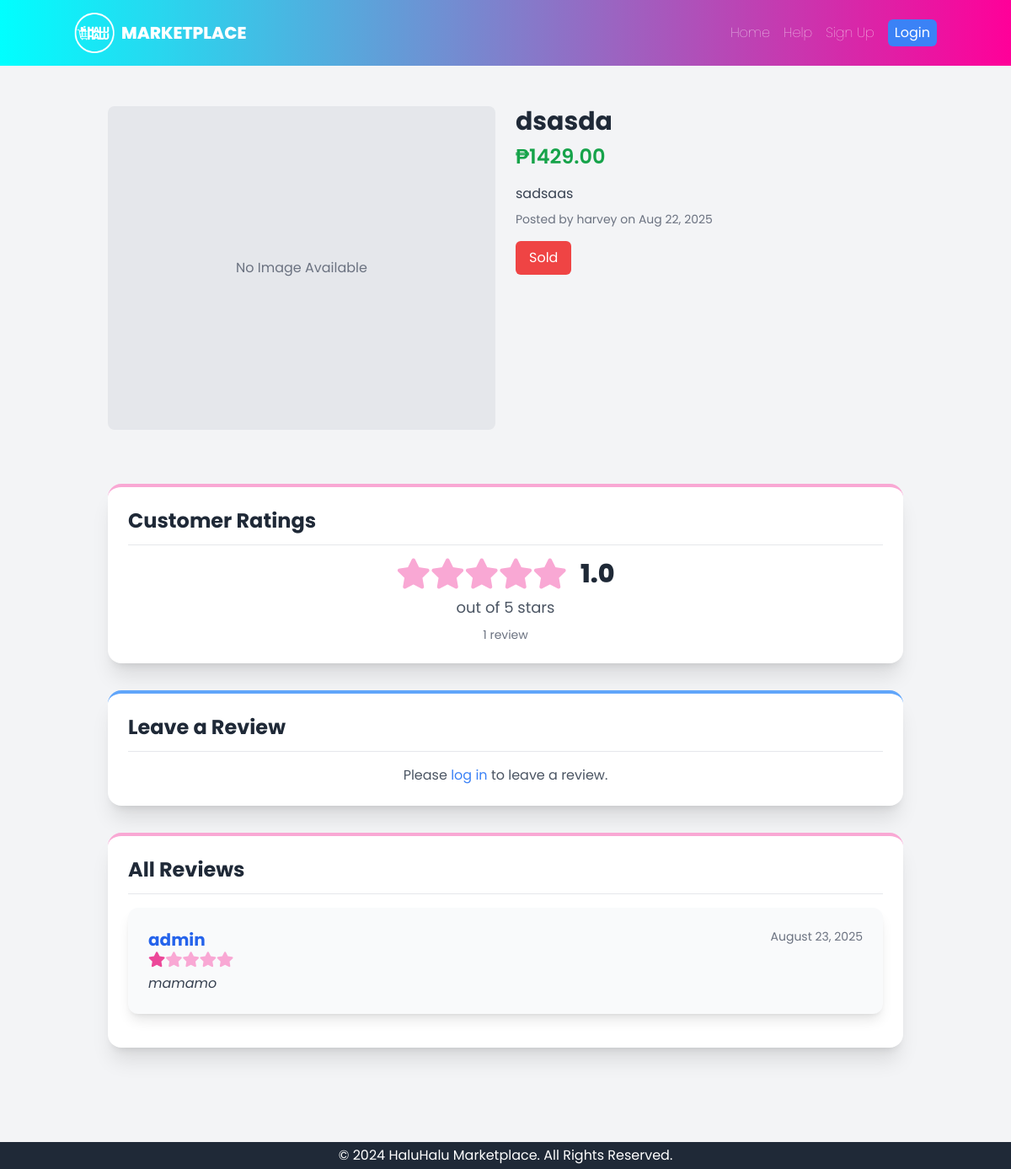
Page /products/7/ on the committed database.
### core/models.py (models this page shows, shortened)
class Product(models.Model):
    title = models.CharField(max_length=255)
    description = models.TextField()
    price = models.DecimalField(max_digits=10, decimal_places=2)
    image = models.ImageField(upload_to='product_images/', blank=True, null=True)
    is_sold = models.BooleanField(default=False)
    seller = models.ForeignKey(settings.AUTH_USER_MODEL, on_delete=models.CASCADE, related_name='products')
    posted_at = models.DateTimeField(auto_now_add=True)
    is_public = models.BooleanField(default=True)
    class Meta:
        ordering = ['-posted_at']
    def average_rating(self):
        return self.reviews.aggregate(models.Avg('rating'))['rating__avg']
    def review_count(self):
        return self.reviews.count()

class CustomUser(AbstractUser):
    profile_pic = models.ImageField(upload_to='profile_pics', null=True, blank=True)

class Review(models.Model):
    product = models.ForeignKey(Product, on_delete=models.CASCADE, related_name='reviews')
    author = models.ForeignKey(settings.AUTH_USER_MODEL, on_delete=models.CASCADE, related_name='reviews')
    rating = models.IntegerField(
        validators=[
            MinValueValidator(1),
            MaxValueValidator(5)
        ]
    )
    comment = models.TextField(blank=True, null=True)
    created_at = models.DateTimeField(auto_now_add=True)

### core/views.py (the view)
# urls.py: path('products/<int:pk>/', ProductDetailView.as_view(), name='product_detail'),
class ProductDetailView(DetailView):
    model = Product
    template_name = 'core/product_detail.html'
    context_object_name = 'product'
    def get_context_data(self, **kwargs):
        context = super().get_context_data(**kwargs)
        product = self.get_object()
        context['reviews'] = product.reviews.all().order_by('-created_at')
        context['average_rating'] = product.average_rating()
        context['review_count'] = product.review_count()
        if self.request.user.is_authenticated:
            context['has_reviewed'] = product.reviews.filter(author=self.request.user).exists()
        else:
            context['has_reviewed'] = False
        return context

### core/templates/core/product_detail.html (shortened to what this page needs)
{% extends 'base.html' %}
{% load static %}
{% block content %}
<div class="container mx-auto p-4">
    <div class="grid grid-cols-1 md:grid-cols-2 gap-6">
        <div>
            {% if product.image %}
                <img src="{{ product.image.url }}" alt="{{ product.title }}" class="rounded-lg shadow-md w-full">
            {% else %}
                <div class="w-full h-96 flex items-center justify-center bg-gray-200 text-gray-500 rounded-lg">
                    No Image Available
                </div>
            {% endif %}
        </div>
        <div>
            <h2 class="text-3xl font-bold text-gray-800">{{ product.title }}</h2>
            <p class="text-2xl font-semibold text-green-600 mt-2">₱{{ product.price }}</p>
            <p class="mt-4 text-gray-700">{{ product.description }}</p>
            <p class="mt-2 text-sm text-gray-500">
                Posted by {{ product.seller.username }} on {{ product.posted_at|date:"M d, Y" }}
            </p>
            {% if product.is_sold %}
                <div class="mt-4 px-4 py-2 bg-red-500 text-white rounded-md inline-block">Sold</div>
            {% endif %}
        </div>
    </div>
</div>
<div class="container mx-auto p-4 my-8">
    <div class="bg-white p-6 rounded-2xl shadow-xl mb-8 border-t-4 border-pink-300">
        <h4 class="text-2xl font-bold text-gray-800 mb-3">Customer Ratings</h4>
        <hr class="mb-4">
        <div class="flex flex-col items-center justify-center mb-2">
            {% if average_rating %}
                <div class="flex items-center text-4xl mb-2">
                    {% for i in "12345"|make_list %}
                        {% if forloop.counter <= average_rating|floatformat:0 %}
                            <i class="fas fa-star text-pink-500"></i>
                        {% else %}
                            <i class="fas fa-star text-pink-300"></i>
                        {% endif %}
                    {% endfor %}
                    <span class="text-gray-800 ml-4 text-3xl font-extrabold">{{ average_rating|floatformat:1 }}</span>
                </div>
                <p class="text-lg text-gray-600">out of 5 stars</p>
            {% else %}
                <p class="text-lg text-gray-600">No ratings yet.</p>
            {% endif %}
        </div>
        {% if review_count %}
            <p class="text-center text-sm text-gray-500 mt-2">{{ review_count }} review{{ review_count|pluralize }}</p>
        {% endif %}
    </div>
    <div class="bg-white p-6 rounded-2xl shadow-xl mb-8 border-t-4 border-blue-400">
        <h4 class="text-2xl font-bold text-gray-800 mb-3">Leave a Review</h4>
        <hr class="mb-4">
        {% if request.user.is_authenticated and product.is_sold and request.user != product.seller %}
            {% if not has_reviewed %}
                <form method="post" action="{% url 'add_review' pk=product.pk %}">
                    {% csrf_token %}
                    <div class="mb-4">
                        <label for="rating" class="block text-gray-700 font-medium mb-1">Your Rating (1-5)</label>
                        <select class="w-full px-4 py-2 border rounded-md focus:outline-none focus:ring-2 focus:ring-blue-500 transition-colors" id="rating" name="rating" required>
                            <option value="">Choose a rating</option>
                            <option value="1">1 - Terrible</option>
                            <option value="2">2 - Poor</option>
                            <option value="3">3 - Average</option>
                            <option value="4">4 - Good</option>
                            <option value="5">5 - Excellent</option>
                        </select>
                    </div>
                    <div class="mb-4">
                        <label for="comment" class="block text-gray-700 font-medium mb-1">Comment (optional)</label>
                        <textarea class="w-full px-4 py-2 border rounded-md focus:outline-none focus:ring-2 focus:ring-blue-500 transition-colors" id="comment" name="comment" rows="4"></textarea>
                    </div>
                    <button type="submit" class="w-full px-4 py-2 bg-gradient-to-r from-blue-400 to-pink-400 text-white font-semibold rounded-md hover:from-blue-500 hover:to-pink-500 transition-colors shadow-md">Submit Review</button>
                </form>
            {% else %}
                <p class="text-center mt-4 text-gray-600">You have already submitted a review for this product. You must delete your previous review to submit a new one.</p>
            {% endif %}
        {% elif not request.user.is_authenticated %}
            <p class="text-center text-gray-600">Please <a href="{% url 'login' %}?next={{ request.path }}" class="text-blue-500 hover:underline">log in</a> to leave a review.</p>
        {% else %}
            <p class="text-center text-gray-600">You can only review this product after it has been sold.</p>
        {% endif %}
    </div>
    <div class="bg-white p-6 rounded-2xl shadow-xl border-t-4 border-pink-300">
        <h4 class="text-2xl font-bold text-gray-800 mb-3">All Reviews</h4>
        <hr class="mb-4">
        {% if reviews %}
            {% for review in reviews %}
                <div class="bg-gray-50 p-6 rounded-xl shadow-lg mb-4">
                    <div class="flex items-start justify-between">
                        <div>
                            <h5 class="text-xl font-bold text-blue-600">{{ review.author.username }}</h5>
                            <div class="flex items-center text-lg mb-2">
                                {% for i in "12345"|make_list %}
                                    {% if forloop.counter <= review.rating %}
                                        <i class="fas fa-star text-pink-500"></i>
                                    {% else %}
                                        <i class="fas fa-star text-pink-300"></i>
                                    {% endif %}
                                {% endfor %}
                            </div>
                            {% if review.comment %}
                                <p class="text-gray-700 italic">{{ review.comment }}</p>
                            {% endif %}
                        </div>
                        <div class="flex flex-col items-end">
                            <small class="text-sm text-gray-500 mb-2">{{ review.created_at|date:"F j, Y" }}</small>
                        </div>
                    </div>
                </div>
            {% endfor %}
        {% else %}
            <p class="text-gray-600">There are no reviews yet. Be the first to leave one!</p>
        {% endif %}
    </div>
</div>
{% endblock %}

### core/templates/base.html (style rules this page uses)
body { font-family: 'Poppins', sans-serif; }

### rows in the picture
Product: title "dsasda", price "1429.00", description "sadsaas", seller.username "harvey", posted_at "Aug 22, 2025"
Review: author.username "admin", rating 1 (drawn), comment "mamamo", created_at "August 23, 2025"

### other values in the picture
{{ average_rating|floatformat:1 }} "1.0"
{{ review_count }} "1"
